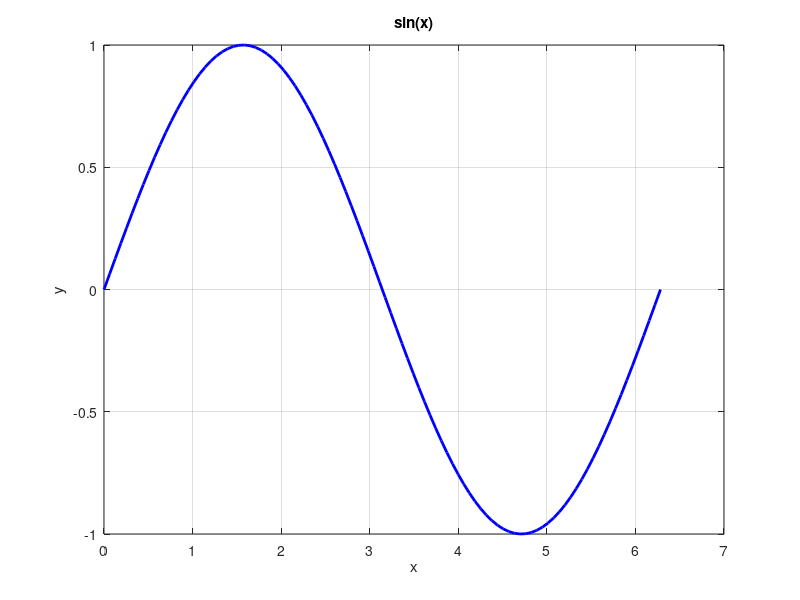

The MATLAB source for this figure:
% This is a basic MATLAB script

%% This is a MATLAB cell

% This is a comment

a = 1;
b = 2;
c = a + b;

%% This is another MATLAB cell

% This is a comment

d = 3;
e = 4;
f = d + e;

%% basic plit test

x = linspace(0, 2*pi, 100);
y = sin(x);
plot(x,y, 'b-', 'LineWidth', 2);
xlabel('x');
ylabel('y');
title('sin(x)');
grid on;
